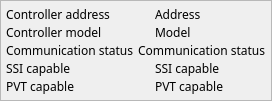
    <widget class="QFrame" name="frame">
     <property name="sizePolicy">
      <sizepolicy hsizetype="Expanding" vsizetype="Expanding">
       <horstretch>0</horstretch>
       <verstretch>0</verstretch>
      </sizepolicy>
     </property>
     <property name="maximumSize">
      <size>
       <width>16777215</width>
       <height>16777215</height>
      </size>
     </property>
     <property name="frameShape">
      <enum>QFrame::StyledPanel</enum>
     </property>
     <property name="frameShadow">
      <enum>QFrame::Raised</enum>
     </property>
     <layout class="QVBoxLayout" name="verticalLayout_2">
      <property name="spacing">
       <number>1</number>
      </property>
      <property name="margin">
       <number>5</number>
      </property>
      <item>
       <layout class="QHBoxLayout" name="horizontalLayout_5" stretch="4,3">
        <item>
         <widget class="QLabel" name="label_3">
          <property name="sizePolicy">
           <sizepolicy hsizetype="Preferred" vsizetype="Preferred">
            <horstretch>0</horstretch>
            <verstretch>0</verstretch>
           </sizepolicy>
          </property>
          <property name="font">
           <font>
            <family>Abyssinica SIL</family>
            <pointsize>9</pointsize>
           </font>
          </property>
          <property name="text">
           <string>Controller address</string>
          </property>
         </widget>
        </item>
        <item>
         <widget class="QELabel" name="qelabel_3">
          <property name="sizePolicy">
           <sizepolicy hsizetype="Minimum" vsizetype="Preferred">
            <horstretch>0</horstretch>
            <verstretch>0</verstretch>
           </sizepolicy>
          </property>
          <property name="font">
           <font>
            <family>Abyssinica SIL</family>
            <pointsize>9</pointsize>
           </font>
          </property>
          <property name="layoutDirection">
           <enum>Qt::LeftToRight</enum>
          </property>
          <property name="alignment">
           <set>Qt::AlignLeading|Qt::AlignLeft|Qt::AlignVCenter</set>
          </property>
          <property name="variable" stdset="0">
           <string>$(DMC)ADDRESS_MON</string>
          </property>
          <property name="text">
           <string>Address</string>
          </property>
         </widget>
        </item>
       </layout>
      </item>
      <item>
       <layout class="QHBoxLayout" name="horizontalLayout_6" stretch="4,3">
        <item>
         <widget class="QLabel" name="label_2">
          <property name="font">
           <font>
            <family>Abyssinica SIL</family>
            <pointsize>9</pointsize>
           </font>
          </property>
          <property name="text">
           <string>Controller model</string>
          </property>
         </widget>
        </item>
        <item>
         <widget class="QELabel" name="qelabel_2">
          <property name="sizePolicy">
           <sizepolicy hsizetype="Preferred" vsizetype="Preferred">
            <horstretch>0</horstretch>
            <verstretch>0</verstretch>
           </sizepolicy>
          </property>
          <property name="font">
           <font>
            <family>Abyssinica SIL</family>
            <pointsize>9</pointsize>
           </font>
          </property>
          <property name="frameShape">
           <enum>QFrame::NoFrame</enum>
          </property>
          <property name="variable" stdset="0">
           <string>$(DMC)MODEL_MON</string>
          </property>
          <property name="notation" stdset="0">
           <enum>QELabel::Fixed</enum>
          </property>
          <property name="text">
           <string>Model</string>
          </property>
         </widget>
        </item>
       </layout>
      </item>
      <item>
       <layout class="QHBoxLayout" name="horizontalLayout_7" stretch="4,3">
        <item>
         <widget class="QLabel" name="label_4">
          <property name="sizePolicy">
           <sizepolicy hsizetype="Preferred" vsizetype="Preferred">
            <horstretch>0</horstretch>
            <verstretch>0</verstretch>
           </sizepolicy>
          </property>
          <property name="font">
           <font>
            <family>Abyssinica SIL</family>
            <pointsize>9</pointsize>
           </font>
          </property>
          <property name="text">
           <string>Communication status </string>
          </property>
         </widget>
        </item>
        <item>
         <widget class="QELabel" name="qelabel_4">
          <property name="sizePolicy">
           <sizepolicy hsizetype="Preferred" vsizetype="Preferred">
            <horstretch>0</horstretch>
            <verstretch>0</verstretch>
           </sizepolicy>
          </property>
          <property name="font">
           <font>
            <family>Abyssinica SIL</family>
            <pointsize>9</pointsize>
           </font>
          </property>
          <property name="variable" stdset="0">
           <string>$(DMC)COMMERR_STATUS</string>
          </property>
          <property name="text">
           <string>Communication status</string>
          </property>
         </widget>
        </item>
       </layout>
      </item>
      <item>
       <layout class="QHBoxLayout" name="horizontalLayout_8" stretch="4,3">
        <item>
         <widget class="QLabel" name="label_5">
          <property name="sizePolicy">
           <sizepolicy hsizetype="Preferred" vsizetype="Preferred">
            <horstretch>0</horstretch>
            <verstretch>0</verstretch>
           </sizepolicy>
          </property>
          <property name="sizeIncrement">
           <size>
            <width>1</width>
            <height>1</height>
           </size>
          </property>
          <property name="font">
           <font>
            <family>Abyssinica SIL</family>
            <pointsize>9</pointsize>
           </font>
          </property>
          <property name="text">
           <string>SSI capable</string>
          </property>
         </widget>
        </item>
        <item>
         <widget class="QELabel" name="qelabel_5">
          <property name="sizePolicy">
           <sizepolicy hsizetype="Minimum" vsizetype="Preferred">
            <horstretch>0</horstretch>
            <verstretch>0</verstretch>
           </sizepolicy>
          </property>
          <property name="font">
           <font>
            <family>Abyssinica SIL</family>
            <pointsize>9</pointsize>
           </font>
          </property>
          <property name="variable" stdset="0">
           <string>$(DMC)SSICAPABLE_STATUS</string>
          </property>
          <property name="text">
           <string>SSI capable</string>
          </property>
         </widget>
        </item>
       </layout>
      </item>
      <item>
       <layout class="QHBoxLayout" name="horizontalLayout_20" stretch="4,3">
        <item>
         <widget class="QLabel" name="label_16">
          <property name="sizePolicy">
           <sizepolicy hsizetype="Preferred" vsizetype="Preferred">
            <horstretch>0</horstretch>
            <verstretch>0</verstretch>
           </sizepolicy>
          </property>
          <property name="sizeIncrement">
           <size>
            <width>1</width>
            <height>1</height>
           </size>
          </property>
          <property name="font">
           <font>
            <family>Abyssinica SIL</family>
            <pointsize>9</pointsize>
           </font>
          </property>
          <property name="text">
           <string>PVT capable</string>
          </property>
         </widget>
        </item>
        <item>
         <widget class="QELabel" name="qelabel_14">
          <property name="sizePolicy">
           <sizepolicy hsizetype="Minimum" vsizetype="Preferred">
            <horstretch>0</horstretch>
            <verstretch>0</verstretch>
           </sizepolicy>
          </property>
          <property name="font">
           <font>
            <family>Abyssinica SIL</family>
            <pointsize>9</pointsize>
           </font>
          </property>
          <property name="variable" stdset="0">
           <string>$(DMC)PVTCAPABLE_STATUS</string>
          </property>
          <property name="text">
           <string>PVT capable</string>
          </property>
         </widget>
        </item>
       </layout>
      </item>
     </layout>
    </widget>
